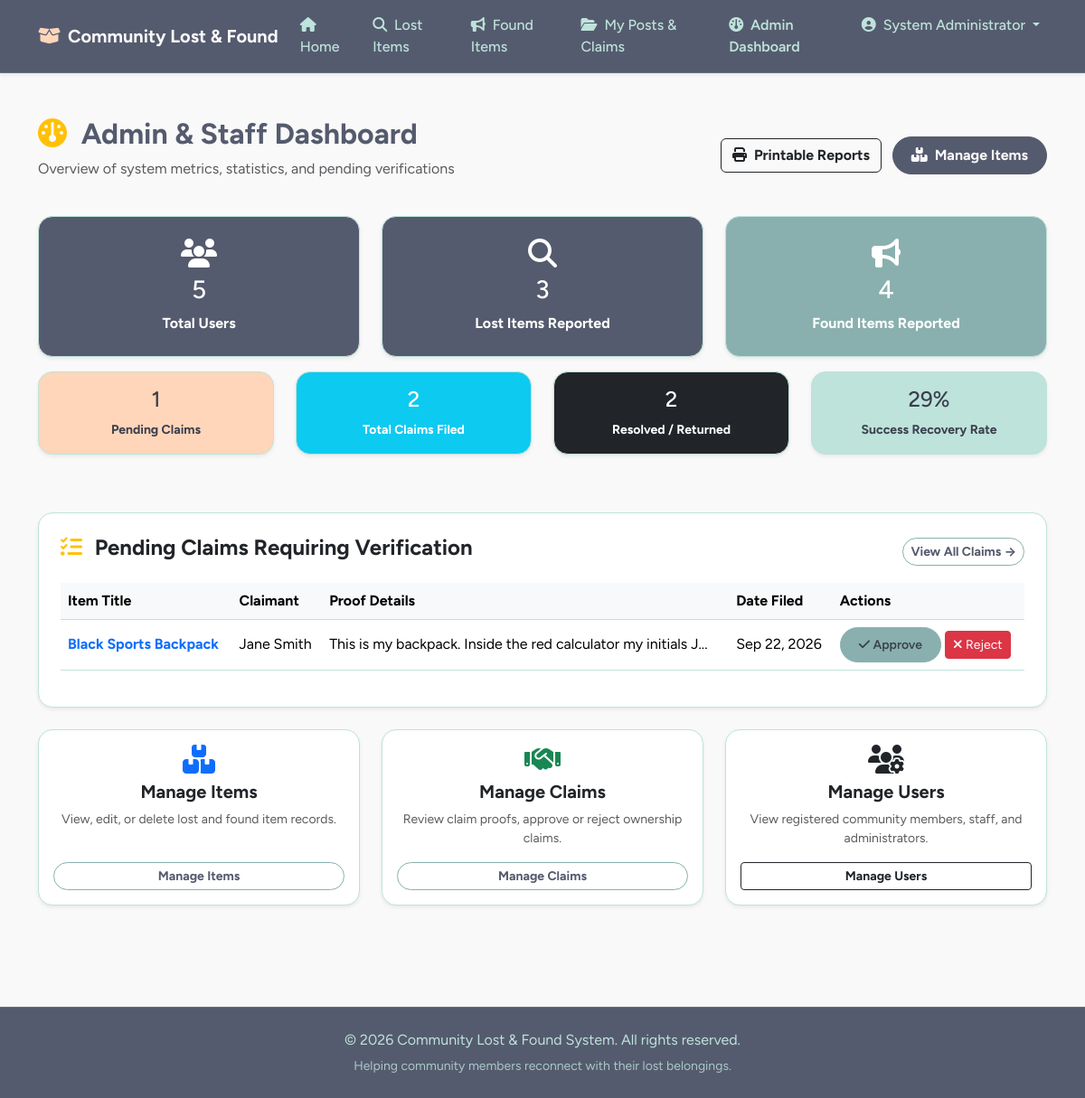
Page /admin/dashboard.php (signed in) on the committed database.
### tables this page shows
CREATE TABLE `claims` (
  `id` INT AUTO_INCREMENT PRIMARY KEY,
  `found_item_id` INT NOT NULL,
  `user_id` INT NOT NULL,
  `proof_description` TEXT NOT NULL,
  `status` ENUM('Pending', 'Approved', 'Rejected') NOT NULL DEFAULT 'Pending',
  `admin_notes` TEXT DEFAULT NULL,
  `created_at` TIMESTAMP DEFAULT CURRENT_TIMESTAMP,
  CONSTRAINT `fk_claim_item` FOREIGN KEY (`found_item_id`) REFERENCES `found_items` (`id`) ON DELETE CASCADE,
  CONSTRAINT `fk_claim_user` FOREIGN KEY (`user_id`) REFERENCES `users` (`id`) ON DELETE CASCADE
);

CREATE TABLE `found_items` (
  `id` INT AUTO_INCREMENT PRIMARY KEY,
  `user_id` INT NOT NULL,
  `title` VARCHAR(150) NOT NULL,
  `category` VARCHAR(50) NOT NULL,
  `description` TEXT NOT NULL,
  `location_found` VARCHAR(150) NOT NULL,
  `date_found` DATE NOT NULL,
  `image_path` VARCHAR(255) DEFAULT NULL,
  `status` ENUM('Unclaimed', 'Pending Verification', 'Claimed') NOT NULL DEFAULT 'Unclaimed',
  `created_at` TIMESTAMP DEFAULT CURRENT_TIMESTAMP,
  CONSTRAINT `fk_found_user` FOREIGN KEY (`user_id`) REFERENCES `users` (`id`) ON DELETE CASCADE
);

CREATE TABLE `users` (
  `id` INT AUTO_INCREMENT PRIMARY KEY,
  `username` VARCHAR(50) NOT NULL UNIQUE,
  `email` VARCHAR(100) NOT NULL UNIQUE,
  `password` VARCHAR(255) NOT NULL,
  `full_name` VARCHAR(100) NOT NULL,
  `phone` VARCHAR(20) DEFAULT NULL,
  `role` ENUM('admin', 'staff', 'member') NOT NULL DEFAULT 'member',
  `created_at` TIMESTAMP DEFAULT CURRENT_TIMESTAMP
);

### admin/dashboard.php (the view, shortened to what this page needs)
<?php
require_once '../db.php';
$stats = [
    'users' => $pdo->query("SELECT COUNT(*) FROM users")->fetchColumn(),
    'lost' => $pdo->query("SELECT COUNT(*) FROM lost_items")->fetchColumn(),
    'found' => $pdo->query("SELECT COUNT(*) FROM found_items")->fetchColumn(),
    'claims' => $pdo->query("SELECT COUNT(*) FROM claims")->fetchColumn(),
    'pending_claims' => $pdo->query("SELECT COUNT(*) FROM claims WHERE status = 'Pending'")->fetchColumn(),
    'resolved' => $pdo->query("SELECT COUNT(*) FROM lost_items WHERE status='Resolved'")->fetchColumn() +
                  $pdo->query("SELECT COUNT(*) FROM found_items WHERE status='Claimed'")->fetchColumn()
];
$pendingClaims = $pdo->query("SELECT c.*, f.title as item_title, u.full_name FROM claims c JOIN found_items f ON c.found_item_id = f.id JOIN users u ON c.user_id = u.id WHERE c.status = 'Pending' ORDER BY c.created_at DESC LIMIT 5")->fetchAll();
include '../header.php';
?>
<div class="container my-5">
    <div class="d-flex justify-content-between align-items-center mb-4">
        <div>
            <h2 class="fw-bold"><i class="fa-solid fa-gauge text-warning me-2"></i> Admin & Staff Dashboard</h2>
            <p class="text-muted">Overview of system metrics, statistics, and pending verifications</p>
        </div>
        <div>
            <a href="reports.php" class="btn btn-outline-dark fw-bold me-2"><i class="fa-solid fa-print me-1"></i> Printable Reports</a>
            <a href="manage_items.php" class="btn btn-primary fw-bold"><i class="fa-solid fa-boxes-stacked me-1"></i> Manage Items</a>
        </div>
    </div>
    <div class="row text-center mb-5">
        <div class="col-md-4 mb-3">
            <div class="card p-4 bg-primary text-white shadow-sm">
                <i class="fa-solid fa-users fa-2x mb-2"></i>
                <h3><?php echo $stats['users']; ?></h3>
                <p class="mb-0 fw-bold">Total Users</p>
            </div>
        </div>
        <div class="col-md-4 mb-3">
            <div class="card p-4 bg-danger text-white shadow-sm">
                <i class="fa-solid fa-search fa-2x mb-2"></i>
                <h3><?php echo $stats['lost']; ?></h3>
                <p class="mb-0 fw-bold">Lost Items Reported</p>
            </div>
        </div>
        <div class="col-md-4 mb-3">
            <div class="card p-4 bg-success text-white shadow-sm">
                <i class="fa-solid fa-bullhorn fa-2x mb-2"></i>
                <h3><?php echo $stats['found']; ?></h3>
                <p class="mb-0 fw-bold">Found Items Reported</p>
            </div>
        </div>
        <div class="col-md-3 mb-3">
            <div class="card p-3 bg-warning text-dark shadow-sm">
                <h4><?php echo $stats['pending_claims']; ?></h4>
                <p class="mb-0 small fw-bold">Pending Claims</p>
            </div>
        </div>
        <div class="col-md-3 mb-3">
            <div class="card p-3 bg-info text-white shadow-sm">
                <h4><?php echo $stats['claims']; ?></h4>
                <p class="mb-0 small fw-bold">Total Claims Filed</p>
            </div>
        </div>
        <div class="col-md-3 mb-3">
            <div class="card p-3 bg-dark text-white shadow-sm">
                <h4><?php echo $stats['resolved']; ?></h4>
                <p class="mb-0 small fw-bold">Resolved / Returned</p>
            </div>
        </div>
        <div class="col-md-3 mb-3">
            <div class="card p-3 bg-secondary text-white shadow-sm">
                <h4><?php echo round(($stats['resolved'] / max(1, $stats['lost'] + $stats['found'])) * 100); ?>%</h4>
                <p class="mb-0 small fw-bold">Success Recovery Rate</p>
            </div>
        </div>
    </div>
    <div class="card shadow-sm p-4 mb-4">
        <div class="d-flex justify-content-between align-items-center mb-3">
            <h4 class="fw-bold"><i class="fa-solid fa-list-check text-warning me-2"></i> Pending Claims Requiring Verification</h4>
            <a href="manage_claims.php" class="btn btn-outline-primary btn-sm fw-bold">View All Claims &rarr;</a>
        </div>
        <?php if (empty($pendingClaims)): ?>
            <div class="alert alert-success"><i class="fa-solid fa-check-circle me-1"></i> No pending claims awaiting review!</div>
        <?php else: ?>
            <div class="table-responsive">
                <table class="table table-hover align-middle">
                    <thead class="table-light">
                        <tr>
                            <th>Item Title</th>
                            <th>Claimant</th>
                            <th>Proof Details</th>
                            <th>Date Filed</th>
                            <th>Actions</th>
                        </tr>
                    </thead>
                    <tbody>
                        <?php foreach ($pendingClaims as $claim): ?>
                            <tr>
                                <td class="fw-bold"><a href="../found_detail.php?id=<?php echo $claim['found_item_id']; ?>" class="text-decoration-none"><?php echo htmlspecialchars($claim['item_title']); ?></a></td>
                                <td><?php echo htmlspecialchars($claim['full_name']); ?></td>
                                <td><?php echo htmlspecialchars(substr($claim['proof_description'], 0, 60)); ?>...</td>
                                <td><?php echo date('M d, Y', strtotime($claim['created_at'])); ?></td>
                                <td>
                                    <a href="manage_claims.php?action=approve&id=<?php echo $claim['id']; ?>" class="btn btn-success btn-sm"><i class="fa-solid fa-check"></i> Approve</a>
                                    <a href="manage_claims.php?action=reject&id=<?php echo $claim['id']; ?>" class="btn btn-danger btn-sm"><i class="fa-solid fa-times"></i> Reject</a>
                                </td>
                            </tr>
                        <?php endforeach; ?>
                    </tbody>
                </table>
            </div>
        <?php endif; ?>
    </div>
    <div class="row">
        <div class="col-md-4 mb-3">
            <div class="card p-3 text-center shadow-sm h-100">
                <i class="fa-solid fa-boxes-stacked text-primary fa-2x mb-2"></i>
                <h5 class="fw-bold">Manage Items</h5>
                <p class="text-muted small">View, edit, or delete lost and found item records.</p>
                <a href="manage_items.php" class="btn btn-outline-primary btn-sm mt-auto fw-bold">Manage Items</a>
            </div>
        </div>
        <div class="col-md-4 mb-3">
            <div class="card p-3 text-center shadow-sm h-100">
                <i class="fa-solid fa-handshake text-success fa-2x mb-2"></i>
                <h5 class="fw-bold">Manage Claims</h5>
                <p class="text-muted small">Review claim proofs, approve or reject ownership claims.</p>
                <a href="manage_claims.php" class="btn btn-outline-success btn-sm mt-auto fw-bold">Manage Claims</a>
            </div>
        </div>
        <div class="col-md-4 mb-3">
            <div class="card p-3 text-center shadow-sm h-100">
                <i class="fa-solid fa-users-gear text-dark fa-2x mb-2"></i>
                <h5 class="fw-bold">Manage Users</h5>
                <p class="text-muted small">View registered community members, staff, and administrators.</p>
                <a href="manage_users.php" class="btn btn-outline-dark btn-sm mt-auto fw-bold">Manage Users</a>
            </div>
        </div>
    </div>
</div>
<?php include '../footer.php'; ?>

### header.php (style rules this page uses)
:root { --blue-slate: #555b6eff; --muted-teal: #89b0aeff; --frozen-water: #bee3dbff; --bright-snow: #faf9f9ff; --peach-fuzz: #ffd6baff; --ink: #3b3f4d; }
body { background-color: var(--bright-snow); color: var(--blue-slate); font-family: 'Figtree', system-ui, -apple-system, 'Segoe UI', sans-serif; display: flex; flex-direction: column; min-height: 100vh; }
.btn-primary { background-color: var(--blue-slate); border-color: var(--blue-slate); color: var(--bright-snow); font-weight: 600; border-radius: 999px; padding: .5rem 1.25rem; transition: background-color .15s, border-color .15s; }
.btn-success { background-color: var(--muted-teal); border-color: var(--muted-teal); color: var(--ink); font-weight: 600; border-radius: 999px; padding: .5rem 1.25rem; transition: background-color .15s, border-color .15s; }
.btn-outline-primary { border-color: var(--muted-teal); color: var(--blue-slate); font-weight: 600; border-radius: 999px; }
.btn-outline-secondary, .btn-outline-success { border-color: var(--muted-teal); color: var(--blue-slate); font-weight: 600; border-radius: 999px; }
.card { border: 1px solid var(--frozen-water); border-radius: 16px; background-color: #ffffff; box-shadow: 0 4px 20px rgba(85, 91, 110, 0.04); transition: transform 0.2s ease, box-shadow 0.2s ease; }
.bg-danger { background-color: var(--blue-slate) !important; color: var(--bright-snow); }
.bg-success { background-color: var(--muted-teal) !important; color: var(--ink); }
.bg-primary { background-color: var(--blue-slate) !important; color: var(--bright-snow); }
.bg-warning { background-color: var(--peach-fuzz) !important; color: var(--ink) !important; }
.bg-secondary { background-color: var(--frozen-water) !important; color: var(--ink) !important; }
.table { color: var(--blue-slate); }
.table-light { background-color: var(--frozen-water) !important; color: var(--ink); }
.table>:not(caption)>*>* { border-bottom-color: var(--frozen-water); }

### rows in the picture
claims: user "4", id "1", found_item "2", ($stats['resolved'] / max(1, $stats['lost'] + $stats['found'])) * 100 "29", found_item.title "Black Sports Backpack", user.full_name "Jane Smith", proof_description "This is my backpack. Inside the red calculator my initials J", created_at "Sep 22, 2026"

### other values in the picture
$_SESSION['full_name'] "System Administrator"
$stats['users'] "5"
$stats['lost'] "3"
